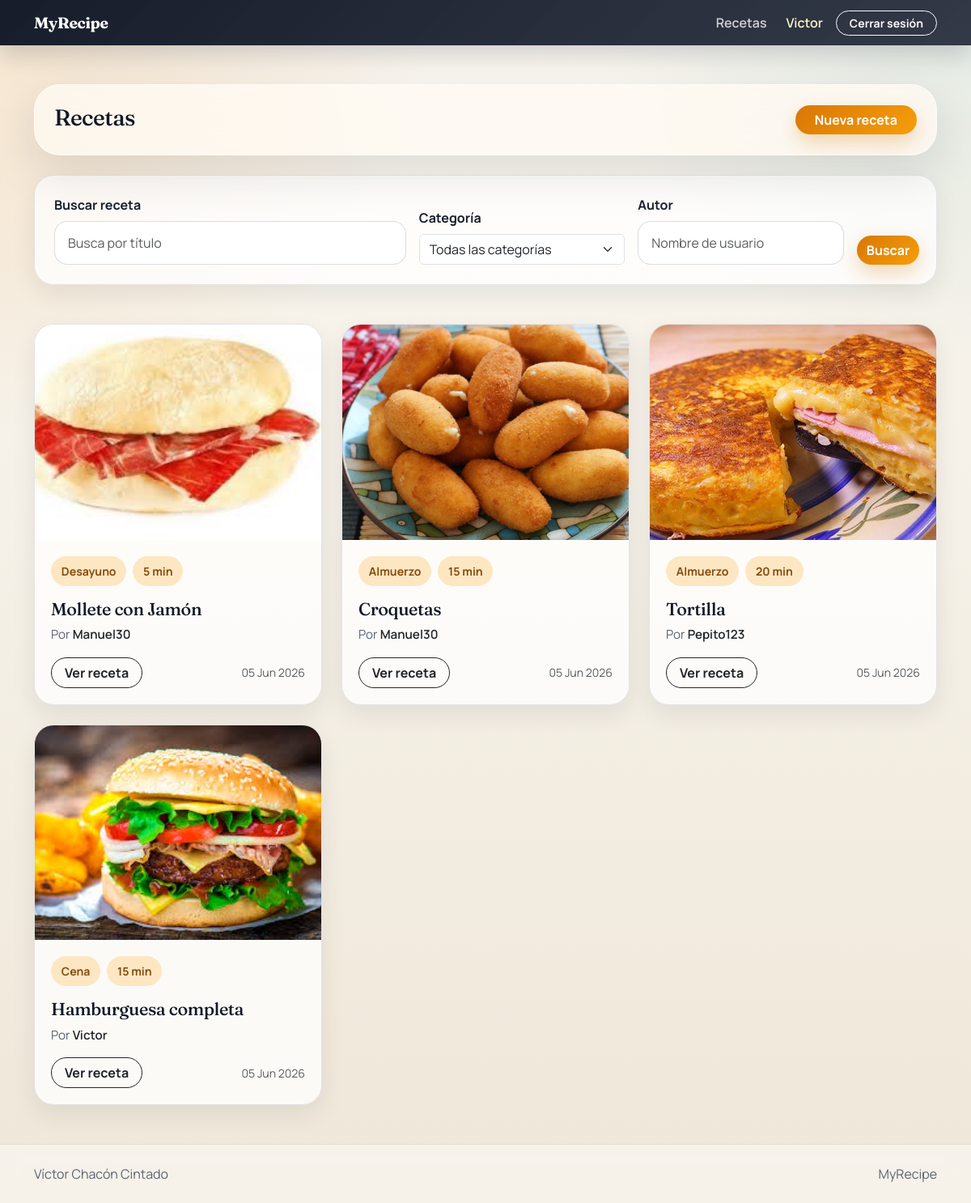
The app's page / (signed in) with its own data.
### recetas/models.py (models this page shows, shortened)
class Receta(models.Model):
    titulo = models.CharField(max_length=200)
    ingredientes = models.TextField()
    pasos_elaboracion = models.TextField()
    tiempo_preparacion = models.PositiveIntegerField()
    categoria = models.ForeignKey(Categoria, on_delete=models.SET_NULL, null=True)
    autor = models.ForeignKey(settings.AUTH_USER_MODEL, on_delete=models.CASCADE)
    fecha_creacion = models.DateTimeField(auto_now_add=True)
    favoritos = models.ManyToManyField(settings.AUTH_USER_MODEL, related_name='recetas_favoritas', blank=True)
    imagen = models.ImageField(upload_to='recetas/')

class Categoria(models.Model):
    nombre = models.CharField(max_length=100)
    descripcion = models.TextField(blank=True, null=True)
    def __str__(self):
        return self.nombre

### recetas/views.py (the view)
# urls.py: path('', views.vista_recetas, name='lista_recetas'),
def vista_recetas(request):
    recetas = Receta.objects.select_related('categoria', 'autor').order_by('-fecha_creacion')
    q = request.GET.get('q')
    categoria = request.GET.get('categoria')
    autor = request.GET.get('autor')
    if q:
        recetas = recetas.filter(titulo__icontains=q)
    if categoria:
        recetas = recetas.filter(categoria__id=categoria)
    if autor:
        recetas = recetas.filter(autor__username__icontains=autor)
    categorias = Categoria.objects.order_by('nombre')
    return render(request, 'lista_recetas.html', {
        'recetas': recetas,
        'categorias': categorias
    })

### templates/lista_recetas.html (shortened to what this page needs)
{% extends 'base.html' %}
{% block content %}
    {% if user.is_authenticated %}
        <div class="content-panel d-flex flex-wrap justify-content-between align-items-center gap-3 mb-4">
            <div>
                <h1 class="h3 mb-1">Recetas</h1>
            </div>
            <div class="d-flex flex-wrap gap-2">
                <a class="btn btn-brand rounded-pill px-4" href="{% url 'crear_receta' %}">Nueva receta</a>
            </div>
        </div>
    {% endif %}
    <section class="search-panel p-3 p-lg-4 mb-4 mb-lg-5">
        <form method="GET" class="row g-3 align-items-end">
            <div class="col-lg-5">
                <label for="search-receta" class="form-label">Buscar receta</label>
                <input id="search-receta" type="text" class="form-control" name="q" placeholder="Busca por título" value="{{ request.GET.q }}">
            </div>
            <div class="col-lg-3">
                <label for="categoria" class="form-label">Categoría</label>
                <select id="categoria" name="categoria" class="form-select">
                    <option value="">Todas las categorías</option>
                </select>
            </div>
            <div class="col-lg-3">
                <label for="autor" class="form-label">Autor</label>
                <input id="autor" type="text" class="form-control" name="autor" placeholder="Nombre de usuario" value="{{ request.GET.autor }}">
            </div>
            <div class="col-lg-1 d-grid">
                <button type="submit" class="btn btn-brand rounded-pill">Buscar</button>
            </div>
        </form>
    </section>
    {% if recetas %}
        <div class="row g-4">
            {% for receta in recetas %}
                <div class="col-md-6 col-xl-4">
                    <article class="recipe-card">
                        {% if receta.imagen %}
                            <img class="recipe-card__image" src="{{ receta.imagen.url }}" alt="{{ receta.titulo }}">
                        {% else %}
                            <div class="recipe-card__image d-grid place-content-center bg-light text-center text-muted">Sin imagen</div>
                        {% endif %}
                        <div class="recipe-card__body d-flex flex-column gap-3">
                            <div>
                                <div class="d-flex flex-wrap gap-2 mb-3">
                                    <span class="badge-soft">{{ receta.categoria|default:"Sin categoría" }}</span>
                                    <span class="badge-soft">{{ receta.tiempo_preparacion }} min</span>
                                </div>
                                <h2 class="recipe-card__title h4">{{ receta.titulo }}</h2>
                                <p class="meta-list mb-0">Por <a href="{% url 'perfil_usuario' username=receta.autor.username %}" class="link-dark fw-semibold text-decoration-none">{{ receta.autor }}</a></p>
                            </div>
                            <div class="d-flex justify-content-between align-items-center">
                                <a class="btn btn-outline-dark rounded-pill px-3" href="{% url 'detalle_receta' receta_id=receta.id %}">Ver receta</a>
                                <span class="text-muted small">{{ receta.fecha_creacion|date:"d M Y" }}</span>
                            </div>
                        </div>
                    </article>
                </div>
            {% endfor %}
        </div>
    {% else %}
        <div class="empty-state text-center">
            <h2 class="h4 mb-2">No hay recetas.</h2>
            <p class="mb-0">Prueba a quitar filtros o crea la primera receta del sitio.</p>
        </div>
    {% endif %}
{% endblock %}

### templates/base.html (shortened to what this page needs)
{% load static %}
<!DOCTYPE html>
<html lang="es">
<head>
    <link href="https://cdn.jsdelivr.net/npm/bootstrap@5.3.3/dist/css/bootstrap.min.css" rel="stylesheet">
    <link rel="stylesheet" href="{% static 'css/styles.css' %}">
</head>
<body>
    <nav class="navbar navbar-expand-lg navbar-dark site-navbar sticky-top">
        <div class="container">
            <a class="navbar-brand brand-mark" href="{% url 'lista_recetas' %}">MyRecipe</a>
            <div class="collapse navbar-collapse" id="mainNav">
                <div class="navbar-nav ms-auto gap-lg-2 align-items-lg-center">
                    <a class="nav-link" href="{% url 'lista_recetas' %}">Recetas</a>
                    {% if user.is_authenticated %}
                        <a class="nav-link nav-link--profile" href="{% url 'perfil_usuario' username=user.username %}">{{ user.username }}</a>
                        <form method="POST" action="{% url 'logout' %}" class="d-lg-inline-block">
                            <button type="submit" class="btn btn-outline-light btn-sm rounded-pill px-3">Cerrar sesión</button>
                        </form>
                    {% else %}
                        <a class="nav-link" href="{% url 'login' %}">Iniciar sesión</a>
                        <a class="btn btn-brand btn-sm rounded-pill px-3" href="{% url 'registrar_usuario' %}">Crear cuenta</a>
                    {% endif %}
                </div>
            </div>
        </div>
    </nav>
    <main class="site-main">
        <div class="container py-4 py-lg-5">
            {% block content %}{% endblock %}
        </div>
    </main>
    <footer class="site-footer py-4">
        <div class="container d-flex flex-column flex-md-row justify-content-between align-items-md-center gap-2">
            <span>Víctor Chacón Cintado</span>
            <span>MyRecipe</span>
        </div>
    </footer>
</body>
</html>

### static/css/styles.css (style rules this page uses)
:root { --bg: #f5f1e8; --surface: #fffaf2; --surface-strong: #fff4e6; --ink: #121826; --muted: #5b6472; --line: rgba(18, 24, 38, 0.1); --accent: #d97706; --accent-strong: #b45309; --accent-soft: #fde7c2; --accent-2: #0f766e; --shadow: 0 20px 60px rgba(18, 24, 38, 0.12); }
html { scroll-behavior: smooth; }
body { min-height: 100vh; font-family: 'Manrope', sans-serif; color: var(--ink); background: radial-gradient(circle at top left, rgba(217, 119, 6, 0.18), transparent 28%), radial-gradient(circle at top right, rgba(15, 118, 110, 0.12), transparent 24%), linear-gradient(180deg, #fbf7ef 0%, #f5f1e8 42%, #efe7d8 100%); }
h1, h2, h3, h4, .brand-mark { font-family: 'Fraunces', serif; letter-spacing: -0.02em; }
.site-navbar { background: linear-gradient(135deg, rgba(18, 24, 38, 0.98), rgba(39, 46, 61, 0.94)); box-shadow: 0 12px 30px rgba(18, 24, 38, 0.18); backdrop-filter: blur(18px); }
.brand-mark { display: inline-flex; align-items: center; gap: 0.75rem; text-decoration: none; font-size: 1.2rem; font-weight: 700; }
.navbar-dark .nav-link { color: rgba(255, 255, 255, 0.78); font-weight: 600; }
.nav-link--profile { color: #fef3c7 !important; }
.btn-brand { border: 0; background: linear-gradient(135deg, var(--accent), #f59e0b); color: white; box-shadow: 0 10px 24px rgba(217, 119, 6, 0.28); }
.site-main { position: relative; }
.site-main::before { content: ''; position: absolute; inset: 0; background: linear-gradient(180deg, rgba(255, 255, 255, 0.2), transparent 18%); pointer-events: none; }
.site-footer { color: var(--muted); border-top: 1px solid var(--line); background: rgba(255, 255, 255, 0.45); backdrop-filter: blur(12px); }
.hero-panel, .content-panel, .auth-shell, .form-shell, .detail-shell, .comment-shell, .profile-shell { position: relative; border: 1px solid rgba(255, 255, 255, 0.5); background: rgba(255, 250, 242, 0.78); backdrop-filter: blur(16px); border-radius: 2rem; box-shadow: var(--shadow); }
.search-panel, .info-panel, .recipe-card, .comment-item, .summary-card, .form-card { border: 1px solid var(--line); background: rgba(255, 255, 255, 0.76); border-radius: 1.5rem; box-shadow: 0 12px 30px rgba(18, 24, 38, 0.08); }
.recipe-card { overflow: hidden; height: 100%; transition: transform 180ms ease, box-shadow 180ms ease; }
.recipe-card__image { aspect-ratio: 4 / 3; object-fit: cover; width: 100%; }
.recipe-card__body { padding: 1.25rem; }
.recipe-card__title { font-size: 1.35rem; margin-bottom: 0.45rem; }
.meta-list { color: var(--muted); font-size: 0.95rem; }
.badge-soft { display: inline-flex; align-items: center; padding: 0.5rem 0.8rem; border-radius: 999px; background: var(--accent-soft); color: #854d0e; font-weight: 700; font-size: 0.88rem; }
.content-panel, .detail-shell, .comment-shell, .profile-shell, .auth-shell, .form-shell { padding: 1.5rem; }
label { font-weight: 700; color: var(--ink); margin-bottom: 0.45rem; }
input[type="text"], input[type="password"], input[type="email"], input[type="number"], input[type="file"], select, textarea { width: 100%; border: 1px solid rgba(91, 100, 114, 0.22); border-radius: 1rem; background: rgba(255, 255, 255, 0.95); color: var(--ink); padding: 0.9rem 1rem; transition: border-color 150ms ease, box-shadow 150ms ease, transform 150ms ease; }
button, .btn { font-weight: 700; }

### records on screen
Receta: imagen (picture), categoria "Desayuno", tiempo_preparacion "5", titulo "Mollete con Jamón", autor "Manuel30", fecha_creacion "05 Jun 2026"
Receta: imagen (picture), categoria "Almuerzo", tiempo_preparacion "15", titulo "Croquetas", autor "Manuel30", fecha_creacion "05 Jun 2026"
Receta: imagen (picture), categoria "Almuerzo", tiempo_preparacion "20", titulo "Tortilla", autor "Pepito123", fecha_creacion "05 Jun 2026"
Receta: imagen (picture), categoria "Cena", tiempo_preparacion "15", titulo "Hamburguesa completa", autor "Victor", fecha_creacion "05 Jun 2026"

### other values on screen
{{ user.username }} "Victor"
